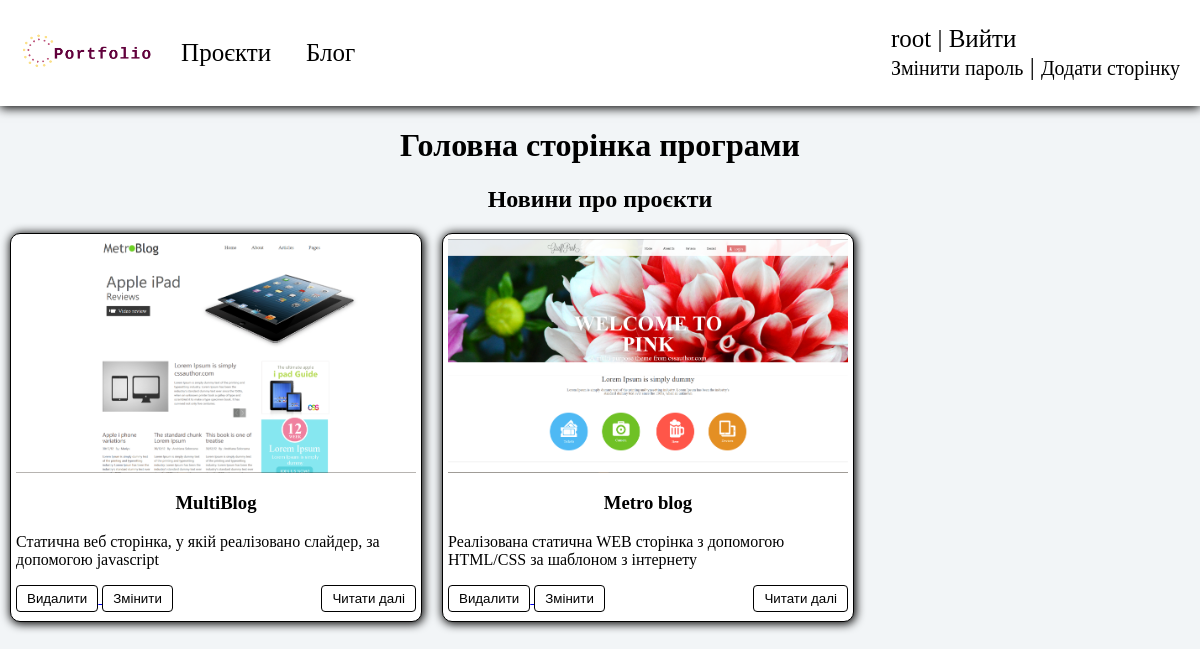
/blog (signed in), run on the app's committed database.
### user/models.py (models this page shows)
class User(AbstractUser):
    username = models.CharField(max_length=150, unique=True)
    password = models.CharField(max_length=128)
    email = models.EmailField(max_length=255, unique=True)
    role = models.CharField(max_length=150)
    firstname = models.CharField(max_length=255, blank=True)
    lastname= models.CharField(max_length=255, blank=True)

### project/models.py (models this page shows)
class SomeProject(models.Model):
    title = models.CharField(max_length=155, verbose_name='Назва')
    description = models.TextField(verbose_name="Опис")
    image = models.ImageField(upload_to="projects/", verbose_name="Фото", blank=True)
    def get_absolute_url(self):
        return reverse('delpage', kwargs={'pk': self.pk})
    def get_change_url(self):
        return reverse('change', kwargs={'pk': self.pk})
    def get_see_url(self):
        return reverse('see', kwargs={'pk': self.pk})

### project/views.py (the view)
# urls.py: path('blog', index, name='home'),
def index(request):
    p = SomeProject.objects.all()
    return render(request, 'main/main.html', {'post': p,'menu': menu, "title": "Головна сторінка програми", 'addurl': 'addpage'})

### user/templates/main/main.html
{% extends 'base/base.html' %}
{% load static %}
{% block content %}
<link rel="stylesheet" href="{% static 'projects/css/main/main.css' %}">
<div class="body_head">
    <h1>Головна сторінкa програми</h1>
    <h2>Новини про проєкти</h2>
</div>
<div class="body_main">
{% for p in post %}
    <div class="body_post">
        {% if p.image %}
            <img src="{{p.image.url}}" style="max-width:400px;">
        {% endif %}
        <div>
            <h3>{{p.title}}</h3>
            <span>{{p.description|linebreaks|truncatewords:50}}</span>
        </div>
        <div class="body_head_button">
    {% if request.user.is_authenticated %}
        {% if user.role == 'admin' %}
            <div>
                <a href="{{p.get_absolute_url}}">
                    <button>Видалити</button>
                </a>
                <a href="{{p.get_change_url}}">
                    <button>Змінити</button>
                </a>
            </div>
        {% endif %}
    {% endif %}
            <a href="{{p.get_see_url}}">
                <button>Читати далі</button>
            </a>
        </div>
    </div>
{% endfor %}
</div>
{% endblock %}

### user/templates/base/base.html (shortened to what this page needs)
{% load static %}
<!DOCTYPE html>
<html lang="en">
<head>
    <link rel="stylesheet" href="{% static 'projects/css/index.css' %}">
</head>
<body>
{% block mainmenu %}
<div class="header_menu">
    <div>
        <a href="{% url 'about' %}">
              <img src="{% static 'projects/header/kbnr1.png' %}" alt="KBNR">
        </a>
        <ul class="header_opt">
           {% for m in menu %}
            <a href="{% url m.url_name %}">{{m.title}}</a>
           {% endfor %}
        </ul>
    </div>
    <ul class="header_auth">
        {% if request.user.is_authenticated %}
            <span>{{user.username}}</span> | <a href="{% url 'logout' %}">Вийти</a><br>
            <a href="{% url 'change' %}" class="change">Змінити пароль</a>
            {% if user.role == 'admin' %}
                | <a href="{% url addurl %}" class="addpage">Додати сторінку</a>
            {% endif %}
        {% else %}
            <a href="{% url 'register' %}">Реєстрація</a> | <a href="{% url 'login' %}">Ввійти</a>
        {% endif %}
    </ul>
</div>
{% endblock mainmenu %}
{% block content %}
{% endblock %}
</body>
</html>

### user/static/projects/css/index.css (style rules this page uses)
body { padding: 0px; margin: 0px; background-color: #f2f5f7; }
.header_menu { display: flex; justify-content: space-between; background-color: white; padding: 0; align-items: center; box-shadow: 0 2px 10px 0 black; }
.header_opt { display: flex; flex-direction: row; padding: 0; margin:0; }
.header_opt a { font-size: 25px; text-decoration: none; padding: 20px 0; margin:0; margin: 15px; margin-left: 20px; color:black; }
.header_auth { font-size: 25px; margin-right: 20px; }
.header_auth a, .header_auth span { text-decoration: none; color:black; }
.header_menu div { margin-left: 15px; }
.header_menu a img { height: 50px; }
.header_menu div { display: flex; flex-direction: row; align-items: center; }
.change, .addpage { font-size:20px; }

### user/static/projects/css/main/main.css (style rules this page uses)
.body_head { text-align: center; }
.body_main { display: flex; flex-direction: row; gap: 20px; padding: 0px 10px; flex-wrap: wrap; }
.body_post { padding: 5px; flex: 0 1 calc(25% - 20px); box-sizing: border-box; border-radius: 10px; display: flex; justify-content: space-between; flex-direction: column; }
.body_post h3 { text-align: center; }
.body_head_button { display: flex; justify-content: space-between; }
.body_head_button button { background-color: white; color: black; border: 1px solid black; border-radius: 4px; padding: 5px 10px; margin-bottom: 4px; transition: 0.5s; }
.body_post { border: 1px solid black; border-radius: 10px; background-color: white; box-shadow: 1px 1px 10px 1px black; }

### data on the page
User: username "root"
SomeProject: image (picture), title "MultiBlog", description "Статична веб сторінка, у якій реалізовано слайдер, за допомогою javascript"
SomeProject: image (picture), title "Metro blog", description "Реалізована статична WEB сторінка з допомогою HTML/CSS за шаблоном з інтернету"

### other printed values
{{ m.title }} "Проєкти" "Блог"
